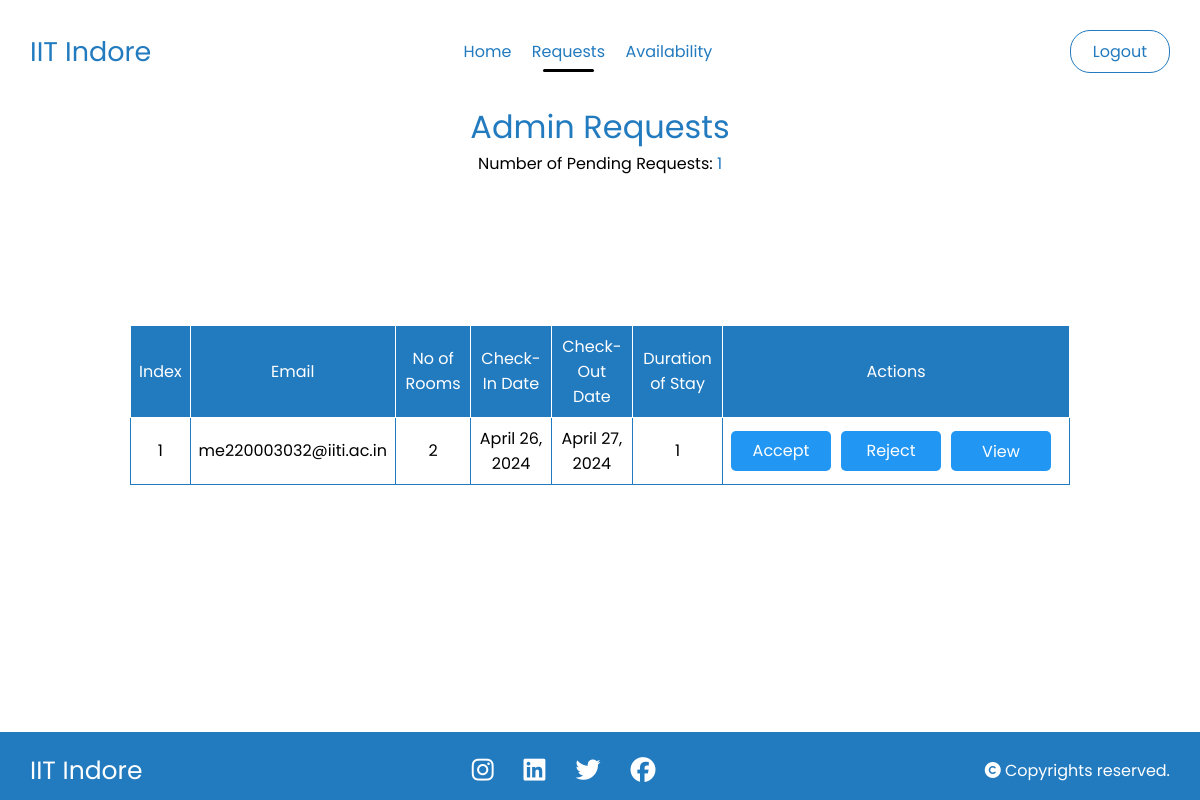
The page /admin_requests/ (signed in) on the database its author committed.
### hostel/models.py (models this page shows, shortened)
class Reservation(models.Model):
    PAYMENT_CHOICES = (
        ('1', 'Pending'),
        ('2', 'Done'),
        ('3', 'Pay Later')
    )
    VERIFIED_CHOICES = (
        ('1', 'Accepted'),
        ('2', 'Rejected'),
        ('3', 'Pending')
    )
    PAYMENT_METHOD = (
        ('1', 'Self'),
        ('2', 'Project')
    )
    id = models.AutoField(primary_key=True)
    user = models.ForeignKey(User, on_delete=models.CASCADE)
    email = models.EmailField()
    payment_method = models.CharField(max_length=1, default='1', choices=PAYMENT_METHOD)
    project_email = models.EmailField(blank=True)
    project_description = models.TextField(blank=True)
    phone_number = models.CharField(max_length=15)
    number_of_rooms = models.PositiveIntegerField()
    check_in_date = models.DateField()
    check_out_date = models.DateField()
    room_numbers = models.CharField(max_length=255, help_text="Enter room numbers separated by commas")
    tariff_per_day = models.DecimalField(max_digits=10, decimal_places=2, default=0.00)
    price = models.DecimalField(max_digits=10, decimal_places=2, default=0.00)
    total_price = models.DecimalField(max_digits=10, decimal_places=2, default=0.00)
    gst = models.DecimalField(max_digits=5, decimal_places=2, default=0.00)
    length_of_stay = models.IntegerField(default = 1)
    payment_status = models.CharField(max_length=1, default='1', choices = PAYMENT_CHOICES)
    verified_status = models.CharField(max_length=1, default='3', choices=VERIFIED_CHOICES)
    def get_room_numbers(self):
        return self.room_numbers.split(',')
    def set_room_numbers(self, room_numbers):
        self.room_numbers = ','.join(room_numbers)
    room_numbers_list = property(get_room_numbers, set_room_numbers)

### hostel/decorators.py (the view)
        def wrapper(request, *args, **kwargs):
            if request.user.is_authenticated and request.user.username in usernames:
                return view_func(request, *args, **kwargs)
            else:
                return HttpResponseRedirect('/login/')  # Redirect to login page if not authenticated or not in the admin list

### hostel/views.py (called while the page is built, shortened)
@login_required(login_url='/login/')
@admin_required(admin_users)
def admin_requests(request):
    unverified_reservations = Reservation.objects.filter(verified_status='3')
    quantity = len(unverified_reservations)
    return render(request, 'admin/admin_requests.html', {'quantity': quantity, 'unverified_reservations': unverified_reservations})

### templates/admin/admin_requests.html (shortened to what this page needs)
{% load static %}
<!DOCTYPE html>
<html lang="en">
<head>
    <link rel="stylesheet" href="{% static 'navbar.css' %}">
</head>
<body>
    <div class="nav1">
        <div>
          <h3>IIT Indore</h3>
        </div>
        <div class="headings">
          <a href="{% url 'admin_index' %}">Home</a>
          <a href="{% url 'admin_requests' %}" class="active">Requests</a>
          <a href="{% url 'availability' %}">Availability</a>
        </div>
          <div class="nav1-login">
              {% if user.is_authenticated %}
              <a href='{% url "logout" %}'>Logout</a>
              {% else %}
              <a href='{% url "login" %}'>Login</a>
              {% endif %}
          </div>
    </div>
    <div class="headings">
      <h1>Admin Requests</h1>
      <p>Number of Pending Requests: <span>{{ quantity }}</span></p>
    </div>
      <div class="overflow">
        <table>
          <thead>
            <tr>
              <th>Index</th>
              <th>Email</th>
              <th>No of Rooms</th>
              <th>Check-In Date</th>
              <th>Check-Out Date</th>
              <th>Duration of Stay</th>
              <th>Actions</th>
            </tr>
          </thead>
          <tbody>
            {% for reservation in unverified_reservations %}
              <tr>
                <td>{{ forloop.counter }}</td>
                <td>{{ reservation.email }}</td>
                <td>{{ reservation.number_of_rooms }}</td>
                <td>{{ reservation.check_in_date }}</td>
                <td>{{ reservation.check_out_date }}</td>
                <td>{{ reservation.length_of_stay }}</td>
                <td>
                  <form method="post">
                    <button type="submit" class="btn accept" name="action" value="accept" onclick="return confirmAction()">Accept</button>
                    <button type="submit" class="btn reject" name="action" value="reject" onclick="return confirmAction()">Reject</button>
                    <a href="{% url 'view_reservation' reservation.id %}" class="btn view">View</a>
                  </form>
                </td>
              </tr>
            {% endfor %}
          </tbody>
        </table>
      </div>
    <footer>
        <div class="footer">
          <div class="info">
            <h4>IIT Indore</h4>
          </div>
          <div class="social">
            <ul>
              <li><a href="#"><i class="fa-brands fa-instagram"></i></a></li>
              <li><a href="#"><i class="fa-brands fa-linkedin"></i></a></li>
              <li><a href="#"><i class="fa-brands fa-twitter"></i></a></li>
              <li><a href="#"><i class="fa-brands fa-facebook"></i></a></li>
            </ul>
          </div>
          <div class="rights">
            <p><i class="fa-solid fa-copyright"></i> Copyrights reserved.</p>
          </div>
        </div>
    </footer>
</body>
</html>

### static/navbar.css (style rules this page uses)
* { margin: 0; padding: 0; box-sizing: border-box; font-family: 'Ubuntu', cursive; font-weight: 400; }
:root { --main-color: #fff; --secondary-color: rgb(34,122,191); --primary-color: #000; }
.nav1 { width: 100%; padding: 30px; position: sticky; top: 0px; display: flex; justify-content: space-between; align-items: center; background: transparent; z-index: 33; }
.nav1 .headings a { text-decoration: none; font-size: 16px; color: var(--secondary-color); margin-right: 3%; position: relative; transition: 0.3s all ease-in-out; }
.nav1 div:nth-child(1) h3 { font-size: 27px; color: var(--secondary-color); }
.nav1 div:nth-child(3) { display: flex; align-items: center; justify-content: flex-end; }
.nav1 .headings { display: flex; align-items: center; justify-content: center; width: 60%; }
.nav1 div:nth-child(3) a { margin-left: 25px; }
.nav1-login a { background: transparent; border: 1.5px solid var(--secondary-color); border-radius: 20px; text-decoration: none; width: 100px; text-align: center; padding: 8px; color: var(--secondary-color); }
.active::after { content: ''; position: absolute; width: 70%; left: 15%; bottom: -8px; height: 3px; background-color: var(--primary-color); border-radius: 10px; }
footer { left: 0; bottom: 0; width: 100%; background-color: var(--secondary-color); color: #fff; text-align: center; }
footer .footer { display: flex; justify-content: space-between; align-items: center; flex-wrap: wrap; padding: 20px 30px 10px; background-color: var(--secondary-color); color: #fff; }
.info h4 { text-align: center; color: #fff; font-size: 25px; }
.social ul { display: flex; align-items: center; }
.social ul li { list-style-type: none; }
.social ul li a { color: #fff; font-size: 25px; margin: 0px 15px; }

### templates/admin/admin_requests.html (style rules this page uses)
* { margin: 0; padding: 0; box-sizing: border-box; font-family: "Poppins", sans-serif; }
body { display: flex; flex-direction: column; min-height: 100vh; }
footer { margin-top: auto; }
.headings h1 { text-align: center; color: var(--secondary-color); }
.headings p { text-align: center; }
.headings p span { color: var(--secondary-color); }
table { border-collapse: collapse; width: 100%; margin-top: 20px; }
th, td { border: 1px solid var(--secondary-color); padding: 8px; text-align: center; }
thead th { background-color: var(--secondary-color); color: #fff; border: 1px solid #fff; }
th, tr:nth-child(even) { background-color: #f2f2f2; }
td form { display: flex; justify-content: space-around; align-items: center; }
.overflow { width: 80%; padding: 10px; overflow-x: scroll; margin: auto; }
.btn { width: 100px; height: 40px; font-size: 16px; margin-right: 10px; padding: 5px; outline: none; border: none; border-radius: 5px; cursor: pointer; background: rgb(33,150,243); color: #fff; transition: ease-in-out; }
a.btn { padding: 8px 20px; text-align: center; text-decoration: none; }

### rows shown on the page
Reservation: email "me220003032@iiti.ac.in", number_of_rooms "2", check_in_date "April 26, 2024", check_out_date "April 27, 2024", length_of_stay "1"

### other values the page prints
{{ quantity }} "1"
